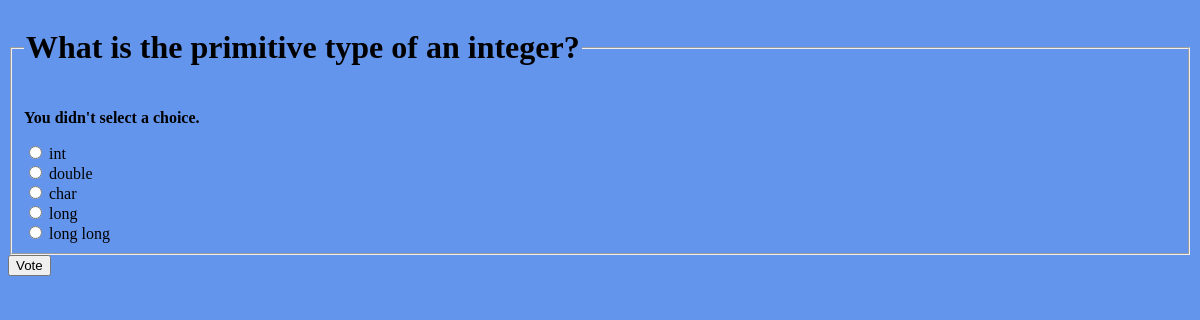
Page /polls/6/vote/ on the committed database.
### polls/models.py (models this page shows, shortened)
class Question(models.Model):
    question_text = models.CharField(max_length=200)
    pub_date = models.DateTimeField("Date published")

class Choice(models.Model):
    question = models.ForeignKey(Question, on_delete=models.CASCADE)
    choice_text = models.CharField(max_length=200)
    votes = models.IntegerField(default=0)

### polls/views.py (the view)
# urls.py: path("<int:question_id>/vote/", views.vote, name="vote"),
def vote(request, question_id):
    question = get_object_or_404(Question, pk=question_id)
    try:
        selected_choice = question.choice_set.get(pk=request.POST["choice"])
    except (KeyError, Choice.DoesNotExist):
        return render(request, "polls/detail.html", {
            "question": question,
            "error_message": "You didn't select a choice.",
            },
          )
    else:
        selected_choice.votes += 1
        selected_choice.save()
        return HttpResponseRedirect(reverse("polls:results", args=(question.id,)))

### polls/templates/polls/detail.html
{% load static %}
<link rel="stylesheet" href="{% static 'polls/style.css' %}">
<form action="{% url 'polls:vote' question.id %}" method="post"> {% csrf_token%}
    <fieldset>
        <legend><h1>{{ question.question_text }}</h1></legend>
        {% if error_message %}<p><strong>{{ error_message }}</strong></p>{% endif %}
        {% for choice in question.choice_set.all %}
            <input type="radio" name="choice" id="choice{{ forloop.counter }}" value="{{ choice.id }}">
            <label for="choice{{ forloop.counter }}">{{ choice.choice_text }}</label><br>
        {% endfor %}
    </fieldset>
    <input type="submit" value="Vote">
</form>

### rows in the picture
Question: question_text "What is the primitive type of an integer?"
Choice: choice_text "int"
Choice: choice_text "double"
Choice: choice_text "char"
Choice: choice_text "long"
Choice: choice_text "long long"

### other values in the picture
{{ error_message }} "You didn't select a choice."
